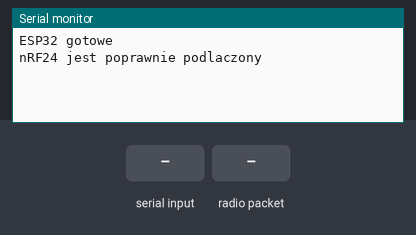
Bench run of a sketch on a simulated ESP32. Parts: the last lines printed to the serial monitor. Inputs (shaded band) come from the test bench. No radio packets arrive unless stated.

Above: at 1.2 s.
1.3 s: "0\n" received over Serial
At 2.5 s:
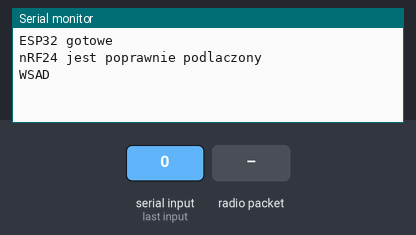
2.8 s: "1\n" received over Serial
At 3.4 s:
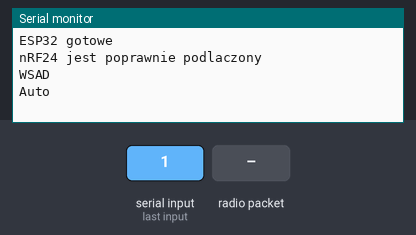
4.3 s: "2\n" received over Serial
At 5.5 s:
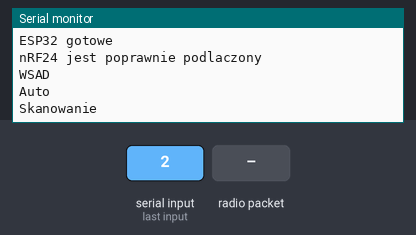
5.9 s: radio packet "0" arrives
At 6.2 s:
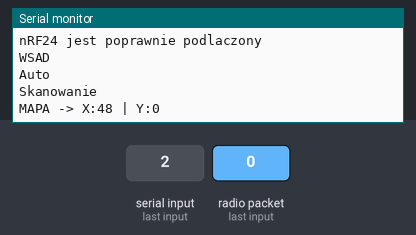
7.4 s: "3\n" received over Serial
At 8.2 s:
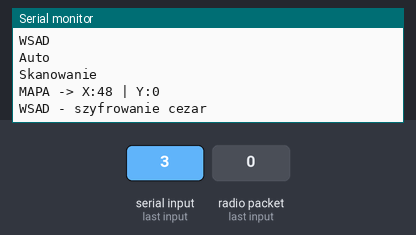
8.9 s: "4\n" received over Serial
At 10.1 s:
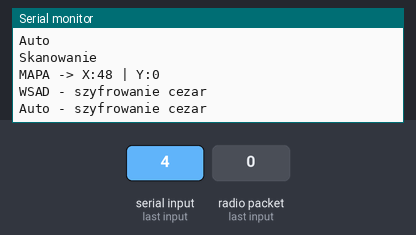

Measured:
- after the input at 1.3 s, the serial monitor: prints a new line at once (image 1)
- after the input at 2.8 s, the serial monitor: prints a new line at once (image 2)
- after the input at 4.3 s, the serial monitor: prints a new line after 0.14 s (image 3)
- after the input at 5.9 s, the serial monitor: prints a new line at once (image 4)
- after the input at 7.4 s, the serial monitor: prints a new line after 0.09 s (image 5)
- after the input at 8.9 s, the serial monitor: prints a new line at once (image 6)

The sketch:

Esp32-dzialajace.ino
```cpp
#include <SPI.h>
#include <nRF24L01.h>
#include <RF24.h>

//RF24 radio(4, 5);
//const byte address[5] = {0x11, 0x11, 0x11, 0x11, 0x11};

class Radio24GHz{
RF24 radio;
//FHSS (Frequency Hopping Spread Spectrum) Jest to standard wojskowy
// jako ze w przestrzeni fal radiowych jammery nie blokowaly komunikacji miedzy
// urzadzeniami
const byte adressSTM[5] = {0xE8, 0xE8, 0xF0, 0xF0, 0xE1};
const byte adressESP[5] = {0xE8, 0xE8, 0xF0, 0xF0, 0xE2};
const byte tablicaAdresow[4][5] = {
    {0xE8, 0xE8, 0xF0, 0xF0, 0xE1},
    {0xAB, 0xCD, 0xEF, 0x12, 0x01},
    {0x55, 0x66, 0x77, 0x88, 0x02},
    {0x12, 0x34, 0x56, 0x78, 0x03}
};


public:
Radio24GHz() : radio(4,5){}
 RF24& getRadio(){
  return radio;
}

const byte* getAddressSTM() {
        return adressSTM;
    }
const byte* getAddressESP() {
        return adressESP;
    }
};
Radio24GHz radio24 = Radio24GHz();


struct __attribute__((packed)) DataPacket { //Paczka do nadawania do STM
    int16_t speedX;
    int16_t speedY;
    int16_t laserOnOff;
    int16_t laserShot;
    int16_t modeStm;
    int16_t modeServo; //odpowiada za Adresy
};

struct __attribute__((packed)) STMPacket { //Paczka do obierania od STM
    int16_t stmX;        // Fizyczna pozycja serwa X
    int16_t stmY;        // Fizyczna pozycja serwa Y
    int16_t huskyX;          // wspolrzedna X z HuskyLens
    int16_t huskyY;          // wspolrzedna Y z HuskyLens
    uint8_t obiektWykryty;   // Czy widzimy cel
    uint8_t laserStrzelil;
    int16_t padding;
};
STMPacket paczkaOdebrana;

int16_t szyfrujDane = 0;
const int16_t Klucz = 24897;
uint8_t aktualnyAdresRadia = 0;
bool autoZmienianie = false;
unsigned long ostatniSkokAdresu = 0;
DataPacket paczka;

void setup() {
  Serial.begin(115200);

  if (!radio24.getRadio().begin()) {
    while (1);
  }

  radio24.getRadio().setChannel(115);
  radio24.getRadio().setDataRate(RF24_1MBPS);
  radio24.getRadio().setCRCLength(RF24_CRC_16);
  //radio24.getRadio().setAutoAck(false);
  //radio24.getRadio().setRetries(5, 15);
  //radio24.getRadio().setPayloadSize(12); // 8 bajty
  radio24.getRadio().setAutoAck(false);
  radio24.getRadio().disableDynamicPayloads();
  //radio24.getRadio().enableDynamicPayloads();
  radio24.getRadio().openWritingPipe(radio24.getAddressSTM());
  radio24.getRadio().openReadingPipe(1, radio24.getAddressESP());
  radio24.getRadio().setPayloadSize(12);
  radio24.getRadio().setPALevel(RF24_PA_MAX);
  radio24.getRadio().stopListening();


//  radio24.getRadio().enableAckPayload();
 // radio24.getRadio().enableDynamicPayloads();
 // radio24.getRadio().setDataRate(RF24_1MBPS);
  //radio24.getRadio().setCRCLength(RF24_CRC_16);
 // radio24.getRadio().openWritingPipe(radio24.getAddress());
  //radio24.getRadio().setPALevel(RF24_PA_LOW);

  // Startujemy od zera (serwa stoją w miejscu na impulsie 1500 w STM32)
paczka.speedX = 1500;
paczka.speedY = 1500;
paczka.laserOnOff = 0;
paczka.laserShot = 0;
paczka.modeStm = 0;
paczka.modeServo = 0;

  Serial.println("ESP32 gotowe");
if (radio24.getRadio().isChipConnected()) {
    Serial.println("nRF24 jest poprawnie podlaczony");
} else {
    Serial.println("Brak komunikacji miedzy ESP a nRF24");
}
}

void loop() {
  bool czyKliknelismy = false; // zmienna by wyswietlac w serial monitorze,
  // jesli zmienimy cos w pozycji zaszyfrowane

  // czy cos jest z klawiatury
  if (Serial.available() > 0) {
    czyKliknelismy = true;
    char znak = Serial.read();

    // niewidoczne znaki ignorowane
        if (znak != '\n' && znak != '\r') {

        // Zmiana trybów pracy (modeStm)
        if (znak == '0') {
            paczka.modeStm = 0;
            szyfrujDane = 0;
            Serial.println("WSAD");
        }
        else if (znak == '1') {
            paczka.modeStm = 1;
            szyfrujDane = 0;
            Serial.println("Auto");
        }
        else if (znak == '2') {
            paczka.modeStm = 2;
            szyfrujDane = 0;
            Serial.println("Skanowanie");
        }
        else if (znak == '3') {
            paczka.modeStm = 3;
            szyfrujDane = 1;
            Serial.println("WSAD - szyfrowanie cezar");
        }
        else if (znak == '4') {
            paczka.modeStm = 4;
            szyfrujDane = 1;
            Serial.println("Auto - szyfrowanie cezar");
        }
        else if (znak == '5') {
            paczka.modeStm = 5;
            szyfrujDane = 1;
            Serial.println("Skanowanie - szyfrowanie cezar");
        }

        else if (znak == '6') {
            paczka.modeStm = 6;
            szyfrujDane = 2;
            Serial.println("WSAD - szyfrowanie kluczem");
        }
        else if (znak == '7') {
            paczka.modeStm = 7;
            szyfrujDane = 2;
            Serial.println("Auto - szyfrowanie kluczem");
        }
        else if (znak == '8') {
            paczka.modeStm = 8;
            szyfrujDane = 2;
            Serial.println("Skanowanie - szyfrowanie cezar");
        }
        else if (znak == '9') {
             paczka.modeStm = 12;
        szyfrujDane = 0;
        Serial.println("Auto-LiDAR"); }

        // Sterowanie
        else if (znak == 'w' || znak == 'W') paczka.speedY += 50;
        else if (znak == 's' || znak == 'S') paczka.speedY -= 50;
        else if (znak == 'd' || znak == 'D') paczka.speedX += 50;
        else if (znak == 'a' || znak == 'A') paczka.speedX -= 50;

        // Laser
        else if (znak == 'f' || znak == 'F') {
            paczka.laserShot = 1;
        }

        // zerowanie
        else if (znak == ' ') {
            paczka.speedX = 1500;
            paczka.speedY = 1500;
        }
        else if (znak == 'z' || znak == 'Z') {
            autoZmienianie = false;
            paczka.modeServo = 0;
        }
        else if (znak == 'x' || znak == 'X') {
            autoZmienianie = false;
            paczka.modeServo = 1;
        }
        else if (znak == 'c' || znak == 'C') {
            autoZmienianie = false;
            paczka.modeServo = 2;
        }
        else if (znak == 'v' || znak == 'V') {
            autoZmienianie = false;
            paczka.modeServo = 3;
        }

        else if (znak == 'b' || znak == 'B') {
            autoZmienianie = !autoZmienianie;
            if (autoZmienianie) {
                ostatniSkokAdresu = millis();
            }
        }

        // blokawy
        if (paczka.speedX > 2600) paczka.speedX = 2600;
        if (paczka.speedX < 500) paczka.speedX = 500;
        if (paczka.speedY > 2000) paczka.speedY = 2000;
        if (paczka.speedY < 900) paczka.speedY = 900;

        //


    }
  }
  DataPacket paczkaDoWysylki = paczka; //paczka1 jest do wyslania, poniewaz paczka musi operowac +50/ -50
  // bez tego by zaszyfrowana sie psula
  if (szyfrujDane == 1) {
      paczkaDoWysylki.speedX -= 952;
      paczkaDoWysylki.speedY -= 952;
  }
  if (szyfrujDane == 2) {
  paczkaDoWysylki.speedX = paczkaDoWysylki.speedX ^ Klucz;
    paczkaDoWysylki.speedY = paczkaDoWysylki.speedY ^ Klucz;
  }
if (paczka.modeStm == 1 || paczka.modeStm == 4 || paczka.modeStm == 7 ||
      paczka.modeStm == 2 || paczka.modeStm == 5 || paczka.modeStm == 8 ||
      paczka.modeStm == 12) {
      radio24.getRadio().startListening();

      unsigned long startNasluchu = millis();
            while (millis() - startNasluchu < 200) {
          if (radio24.getRadio().available()) {
              radio24.getRadio().read(&paczkaOdebrana, sizeof(paczkaOdebrana));
              Serial.print("MAPA -> X:");
              Serial.print(paczkaOdebrana.stmX);
              Serial.print(" | Y:");
              Serial.println(paczkaOdebrana.stmY);

          }
      }

      radio24.getRadio().stopListening();
      delay(2);
      radio24.getRadio().write(&paczkaDoWysylki, sizeof(paczkaDoWysylki));
  }
  else {
      radio24.getRadio().stopListening();
      radio24.getRadio().write(&paczkaDoWysylki, sizeof(paczkaDoWysylki));
      delay(30);
  }
  paczka.laserShot = 0;
}
```
